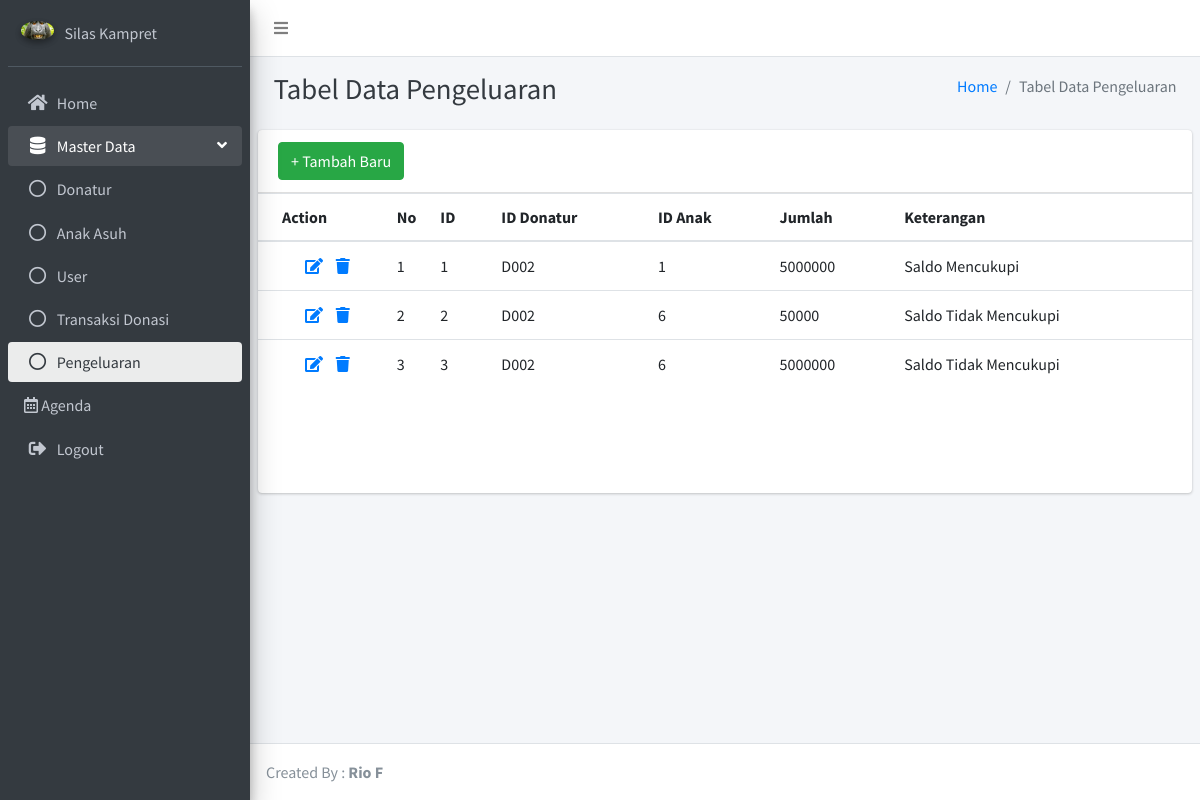
Screenshot of /index.php?mod=pengeluaran (signed in) with the database file from the repository.
### tables this page shows
CREATE TABLE `pengeluaran` (
  `id` int(11) NOT NULL,
  `id_donatur` varchar(50) NOT NULL,
  `id_ank` int(11) NOT NULL,
  `jumlah` double NOT NULL,
  `keterangan` varchar(50) NOT NULL
);

### modules/pengeluaran/pengeluaran.php (the view, shortened to what this page needs)
<?php
    $sql = "SELECT * FROM pengeluaran";
    $result = mysqli_query($con,$sql);
	$modname="pengeluaran";
?>
<div class="content-header">
  <div class="container-fluid">
    <div class="row mb-2">
      <div class="col-sm-6">
        <h1 class="m-0 text-dark">Tabel Data Pengeluaran</h1>
      </div>
      <div class="col-sm-6">
        <ol class="breadcrumb float-sm-right">
          <li class="breadcrumb-item"><a href="index.php?mod=home">Home</a></li>
          <li class="breadcrumb-item active">Tabel Data Pengeluaran</li>
        </ol>
      </div>
    </div>
  </div>
</div>
<div class="row">
  <div class="col-12">
    <div class="card">
      <form name="form1" method="post" >
<?php if ($_SESSION['suser'] == 'admin') { ?>
        <div class="card-header">
          <a href="index.php?mod=<?php echo $modname; ?>_new" class="btn btn-s-md btn-success"> + Tambah Baru</a>
        </div>
<?php } ?>
      </form>
      <div class="card-body table-responsive p-0" style="height: 300px;">
        <table class="table table-head-fixed text-nowrap">
          <thead>
            <tr>
<?php if ($_SESSION['suser'] == 'admin') { ?>
              <th>Action</th>
<?php } ?>
              <th width="20">No</th>
              <th>ID</th>
              <th>ID Donatur</th>
              <th>ID Anak</th>
              <th>Jumlah</th>
              <th>Keterangan</th>
            </tr>
          </thead>
          <tbody>
<?php
  $i=1;
  while($data = mysqli_fetch_array($result)){
?>
            <tr>
<?php if ($_SESSION['suser'] == 'admin') { ?>
                <td>
                  <div align="center">
                    <a href="index.php?mod=<?php echo $modname; ?>_edit&id=<?php echo $data['id'] ?>">
                      <span class="fa fa-edit" style="font-size:16px">
                      </span>
                    </a>
                    <a href="index.php?mod=<?php echo $modname; ?>_delete&id=<?php echo $data['id'] ?>">
                      <span class="fa fa-trash" style="font-size:16px">
                      </span>
                    </a>
                  </div>
                </td>
<?php } ?>
                <td><?php echo $i; ?></td>
                <td><?php echo $data['id'] ?></td>
                <td><?php echo $data['id_donatur'] ?></td>
                <td><?php echo $data['id_ank'] ?></td>
                <td><?php echo $data['jumlah'] ?></td>
                <td><?php echo $data['keterangan'] ?></td>
            </tr>
            <?php
                $i++;
                }
            ?>
          </tbody>
        </table>
      </div>
    </div>
  </div>
</div>

### rows the page displays
pengeluaran: id "1", id_donatur "D002", id_ank "1", jumlah "5000000", keterangan "Saldo Mencukupi"
pengeluaran: id "2", id_donatur "D002", id_ank "6", jumlah "50000", keterangan "Saldo Tidak Mencukupi"
pengeluaran: id "3", id_donatur "D002", id_ank "6", jumlah "5000000", keterangan "Saldo Tidak Mencukupi"
